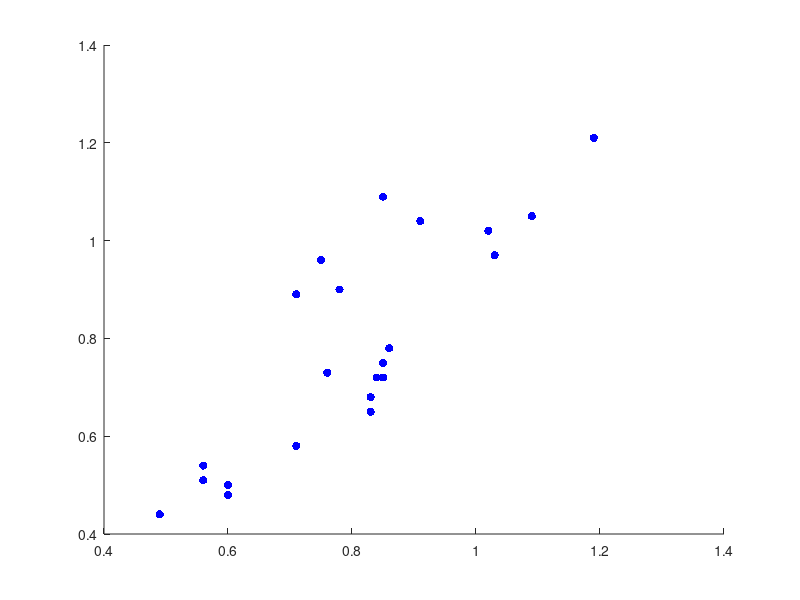

Write MATLAB code to recreate this figure. (Note: this script raises an error after producing the figure.)
clear all;clc; figure; hold on;

data = load('data2.txt');

ylabel_o = {'Q(*)','Q(*N)','Q(*NH)','Q(*NH_2)'};

datax = 3;
datay = 4;

a = 1.061;
b = -0.08;

ida = find(data(:,8) == 0);
ids = find(data(:,8) == 1);

h = scatter(data(ida,datax),data(ida,datay),'b','filled');
h.MarkerFaceColor = '#11468F';
h.SizeData = 50;

h = scatter(data(ids,datax),data(ids,datay),'b','filled');
h.MarkerFaceColor = '#DA1212';
h.Marker = 'square';
h.SizeData = 70;

x_min = min(data(ida,datax));
x_max = max(data(ida,datax));

x = x_min:0.01:x_max;
y = a*x+b;
plot(x,y,'k-','LineWidth',2.5);

l = legend('TM-ads','TM-S','Location','southeast');
l.LineWidth = 0.5;

xlabel(ylabel_o{datax});
ylabel(ylabel_o{datay});

box on;
axis square;
set(gca,'LineWidth',1.5);
set(gca,'FontSize',14);